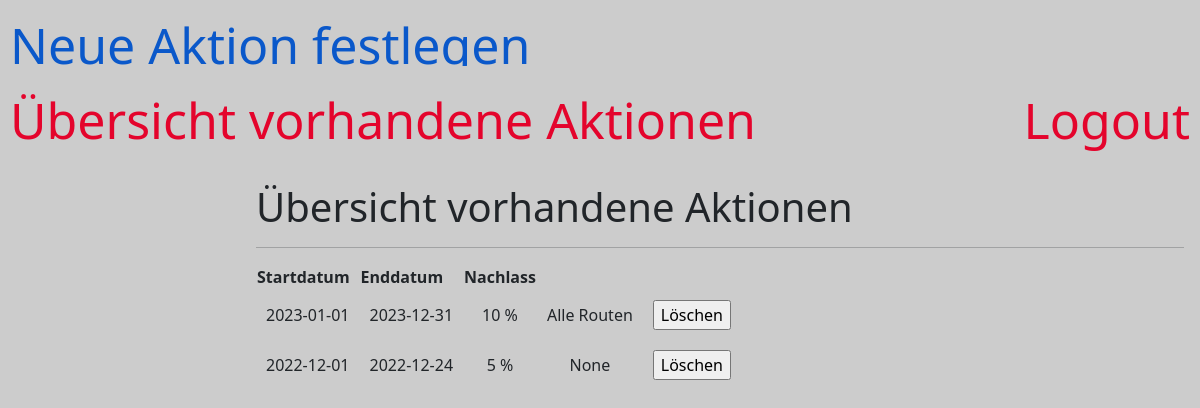
The app's page /overview (signed in), older data.
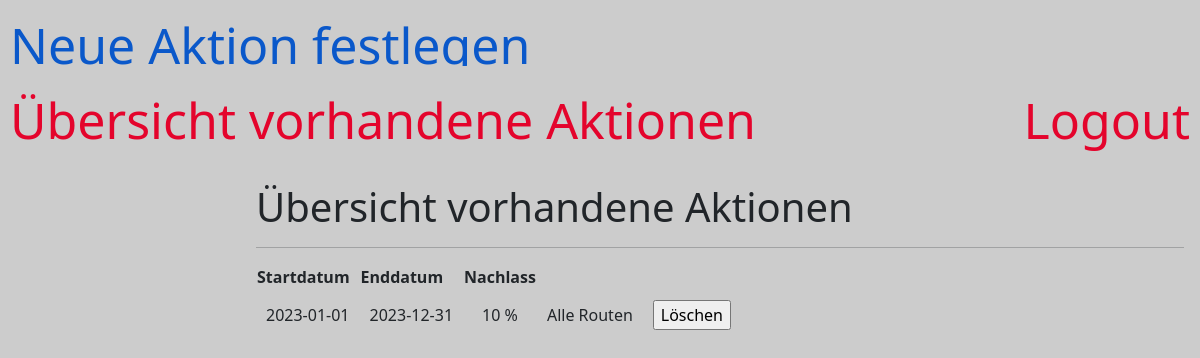
The same page, newer data.
### app/models.py (models this page shows, shortened)
class Promotion(db.Model):
    id = db.Column(db.Integer, primary_key=True)
    start_date = db.Column(db.Date)
    end_date = db.Column(db.Date)
    sale = db.Column(db.Integer)
    all_routes = db.Column(db.Boolean, default=False)
    route_id = db.Column(db.Integer)
    def get_route_name(self):
        return api.get_route_id(self.route_id)

### app/routes.py (the view)
@app.route('/overview', methods=['GET', 'POST'])
@requires_access('admin')
@login_required
def overview():
    promotions = Promotion.query.all()
    return render_template('overview.html', title='Übersicht vorhandene Aktionen', promotions=promotions)

### api.py (called while the page is built)
def get_route_id(name):
    routes = get_routes()
    for r in routes["routes"]:
        if r["name"] == name:
            return r["id"]

def get_routes():
    if dummydata:
        js = open("./dummydata/routes.json")
        data = json.load(js)
        return data
    else:
        response = urlopen('http://localhost:5002/api/fahrplan')
        data = json.loads(response.read())
        return data

### app/admin.py (called while the page is built)
def requires_access(access_level):
    def decorator(f):
        @wraps(f)
        def decorated_function(*args, **kwargs):
            user = User.query.filter_by(username=current_user.username).first_or_404()
            if access_level == 'admin' and not user.is_admin():
                flash("Kein Zugang.")
                return redirect(url_for('logout'))
            elif access_level == 'user' and user.is_admin():
                flash("Kein Zugang.")
                return redirect(url_for('logout'))
            return f(*args, **kwargs)
        return decorated_function
    return decorator

### app/models.py (called while the page is built)
@login.user_loader
def load_user(id):
    return User.query.get(int(id))

    def is_admin(self):
        return self.access == 'admin'

### app/templates/overview.html
{% extends "base.html" %}
{% set active_page = 'overview' %}
{% block content %}
<h1>Übersicht vorhandene Aktionen</h1>
<hr>
<table class="default">
    <tr>
        <th>Startdatum</th>
        <th>Enddatum</th>
        <th>Nachlass</th>
        <th></th>
        <th></th>
    </tr>
    {% for promo in promotions %}
    <tr class="default">
        <td>{{ promo.start_date }}</td>
        <td>{{ promo.end_date }}</td>
        <td>{{ promo.sale }} %</td>
        {% if promo.all_routes %}
        <td>Alle Routen</td>
        {% else %}
        <td>{{ promo.get_route_name() }}</td>
        {% endif %}
        <td>
            <input type="button"
                   onclick="window.location.href='{{ url_for('cancelpromo', promotionid=promo.id ) }}';"
                   value="Löschen">
        </td>
    </tr>
    {% endfor %}
</table>
{% endblock %}

### app/templates/base.html (shortened to what this page needs)
<!doctype html>
<html lang="">
<head>
    <link href="https://cdn.jsdelivr.net/npm/bootstrap@5.2.2/dist/css/bootstrap.min.css"
          rel="stylesheet"
>
</head>
<body>
{% if current_user.is_anonymous %}
<ul class="navbar">
    <li><a class="{{ 'navbar_active' if active_page=='timetable_page' else ''}}"
           href="{{url_for('timetable')}}"><i class='fas fa-paste'></i> Fahrplan</a></li>
</ul>
{% else %}
<ul class="navbar">
    {% if current_user.is_admin() %}
    <li><a class="{{ 'navbar_active' if active_page=='promotion' else ''}}"
           href="{{url_for('promotion')}}"> Neue Aktion festlegen</a></li>
    <li><a class="{{ 'navbar_active' if active_page=='overview' else ''}}"
           href="{{url_for('overview')}}"> Übersicht vorhandene Aktionen</a></li>
    {% endif %}
    <li><a class="{{ 'navbar_active' if active_page=='login_page' else ''}}" href="{{url_for('logout')}}"> Logout</a></li>
</ul>
<div style="margin-left:20%;padding:1px 16px;height:1000px;">
    {% endif %}
    {% block content %}{% endblock %}
</div>
</body>
</html>

### app/templates/base.html (style rules this page uses)
body { background-color: #cccccc; }
ul.navbar { list-style-type: none; height: 100%; }
li a { padding: 20px 10px; text-decoration: none; color: #e4042c; font-size: 50px; background-color: #cccccc; }
td { text-align: center; padding: 10px; }

Row changes from the older to the newer data that the page shows:
removed Promotion: start_date "2022-12-01", end_date "2022-12-24", sale "5", get_route_name "None"
